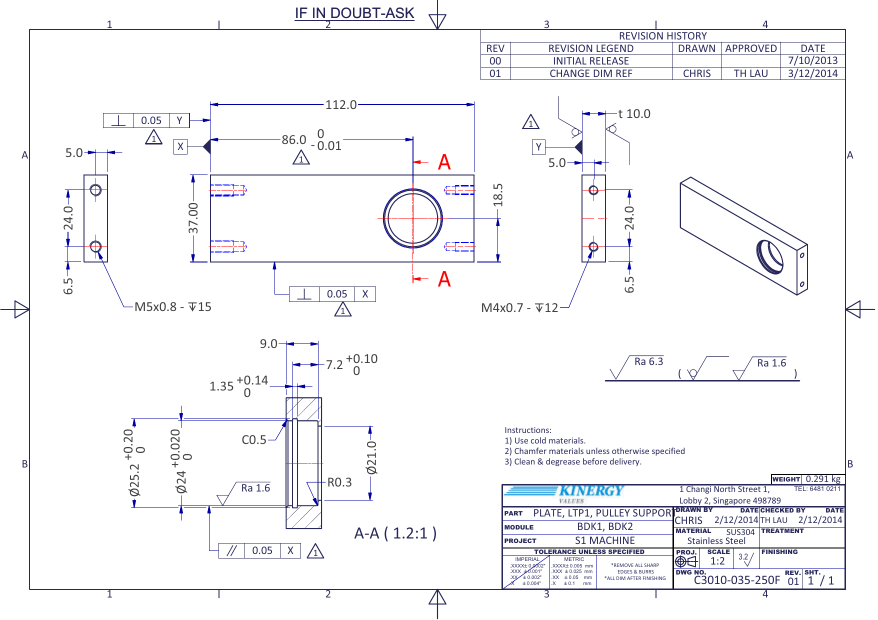
#> input picture dataset/yolo_titleblock/images/all/C3010-035-250F-01.png, 1755 x 1240 px (shown at 1/2 size); its folder holds only this picture in this run
$ python label_titleblocks.py
#> lines starting #> are read from the running program, lines starting #| are printed output that depends on the picture; after the words box and inside, x2 and y2 are one past the last pixel; in counts of white or black regions, pixels touching at a corner belong together
import argparse
import shutil
import sys
from pathlib import Path

sys.path.insert(0, str(Path(__file__).resolve().parent))

import cv2

from config import BASE_DIR


IMAGE_DIR = BASE_DIR / "dataset" / "yolo_titleblock" / "images" / "all"
LABEL_DIR = BASE_DIR / "dataset" / "yolo_titleblock" / "labels" / "all"
CLASS_ID = 0


class LabelState:
    def __init__(self):
        self.start = None
        self.current = None
        self.box = None
        self.dragging = False


# [30 lines left out: functions normalize_box, denormalize_box, not called in this run]


def label_path_for(image_path):
    return LABEL_DIR / f"{image_path.stem}.txt"


def load_existing_box(image_path, width, height):
    label_path = label_path_for(image_path)
    if not label_path.exists():
        return None

    text = label_path.read_text(encoding="utf-8").strip()
    if not text:
        return None

    parts = text.split()
    if len(parts) != 5:
        return None

    values = [float(value) for value in parts[1:]]
    return denormalize_box(values, width, height)


# [22 lines left out: functions save_box, delete_box, backup_labels, not called in this run]


def fit_to_screen(image, max_width, max_height):
    height, width = image.shape[:2]
    scale = min(max_width / width, max_height / height, 1.0)
    if scale == 1.0:
        return image.copy(), scale

    resized = cv2.resize(
        image,
        (int(width * scale), int(height * scale)),
        interpolation=cv2.INTER_AREA,
    )
    return resized, scale


def scale_box(box, scale):
    return tuple(int(value * scale) for value in box)


# [19 lines left out: functions unscale_box, mouse_callback, not called in this run]


def draw_view(display_image, state, image_path, index, total):
    view = display_image.copy()

    box = state.box
    if state.dragging and state.start and state.current:
        box = (*state.start, *state.current)

    if box:
        x1, y1, x2, y2 = box
        cv2.rectangle(view, (x1, y1), (x2, y2), (0, 220, 0), 2)

    instructions = [
        f"{index + 1}/{total} {image_path.name}",
        "Drag title block | S save | N next | P previous | D delete | Q quit",
    ]
    y = 28
    for line in instructions:
        cv2.putText(
            view,
            line,
            (14, y),
            cv2.FONT_HERSHEY_SIMPLEX,
            0.65,
            (0, 0, 0),
            4,
            cv2.LINE_AA,
        )
        cv2.putText(
            view,
            line,
            (14, y),
            cv2.FONT_HERSHEY_SIMPLEX,
            0.65,
            (255, 255, 255),
            1,
            cv2.LINE_AA,
        )
        y += 26

    return view


def main():
    parser = argparse.ArgumentParser(description="Simple YOLO title-block labeler.")
    parser.add_argument("--max-width", type=int, default=1600)
    parser.add_argument("--max-height", type=int, default=900)
    parser.add_argument("--backup", action="store_true")
    args = parser.parse_args()

    image_paths = sorted(IMAGE_DIR.glob("*.png"))
    if not image_paths:
        raise SystemExit(f"No images found in {IMAGE_DIR}. Run prepare_yolo_dataset.py first.")

    if args.backup:
        backup_labels()

    window_name = "Title Block Labeler"
    cv2.namedWindow(window_name, cv2.WINDOW_NORMAL)

    index = 0
    while 0 <= index < len(image_paths):
        image_path = image_paths[index]
        image = cv2.imread(str(image_path))
#> image is the input picture: shape (1240, 1755, 3); mean B, G, R 247.9, 245.2, 245.3
        if image is None:
            print(f"Skipping unreadable image: {image_path}")
            index += 1
            continue

        height, width = image.shape[:2]
#> height = 1240; width = 1755
        display_image, scale = fit_to_screen(image, args.max_width, args.max_height)
#> in fit_to_screen, `resized = cv2.resize( image, (int(width * scale), int(height * scale))..`:
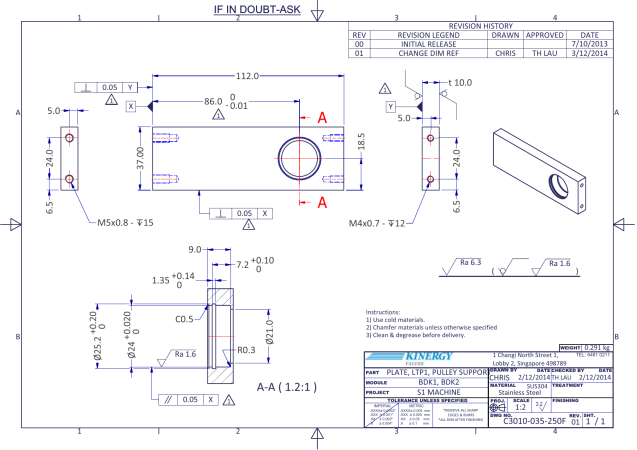
#> resized: shape (900, 1273, 3) (shown at 1/2 size); mean B, G, R 247.9, 245.2, 245.3
#> scale = 0.726
        state = LabelState()
        existing_box = load_existing_box(image_path, width, height)
        if existing_box:
            state.box = scale_box(existing_box, scale)

        cv2.setMouseCallback(window_name, mouse_callback, state)

        while True:
            view = draw_view(display_image, state, image_path, index, len(image_paths))
#> after the loop in draw_view, `for line in instructions:`:
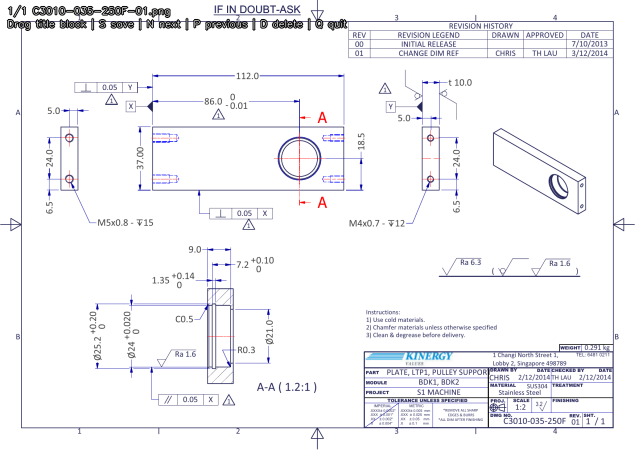
#> view: shape (900, 1273, 3) (shown at 1/2 size); 1.2% of pixels changed, all inside (x1, y1, x2, y2) = (13, 9, 696, 63)
#> after the loop in draw_view, `for line in instructions:`: y = 80
            cv2.imshow(window_name, view)
            key = cv2.waitKey(20) & 0xFF
#> (key q is pressed here)

            if key in (ord("q"), 27):
                cv2.destroyAllWindows()
                return

            if key == ord("s"):
                if not state.box:
                    print(f"No box to save for {image_path.name}")
                    continue
                save_box(image_path, unscale_box(state.box, scale), width, height)
                print(f"Saved: {label_path_for(image_path).name}")

            elif key == ord("d"):
                state.box = None
                delete_box(image_path)
                print(f"Deleted label: {label_path_for(image_path).name}")

            elif key == ord("n"):
                index += 1
                break

            elif key == ord("p"):
                index = max(0, index - 1)
                break

    cv2.destroyAllWindows()


if __name__ == "__main__":
    main()

$ run again, on dataset/yolo_titleblock/images/all/FAB-C-3060-010-9100_W3-C100807301-00.png
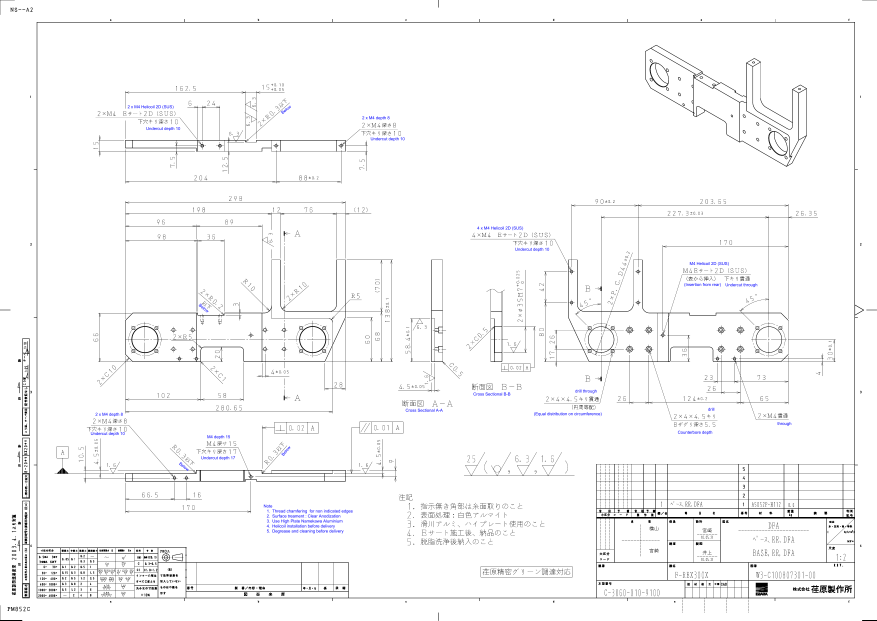
#> input picture dataset/yolo_titleblock/images/all/FAB-C-3060-010-9100_W3-C100807301-00.png, 3508 x 2481 px (shown at 1/4 size)
#> in main, image is the input picture: shape (2481, 3508, 3); mean B, G, R 248.5, 248, 248
#> in fit_to_screen, `resized = cv2.resize( image, (int(width * scale), int(height * scale))..`:
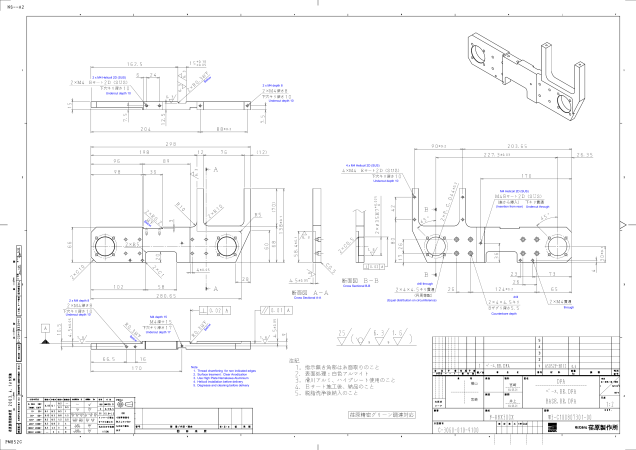
#> resized: shape (900, 1272, 3) (shown at 1/2 size); mean B, G, R 248.5, 248, 248
#> in main, `display_image, scale = fit_to_screen(image, args.max_width, args.max_h..`: scale = 0.363
#> after the loop in draw_view, `for line in instructions:`:
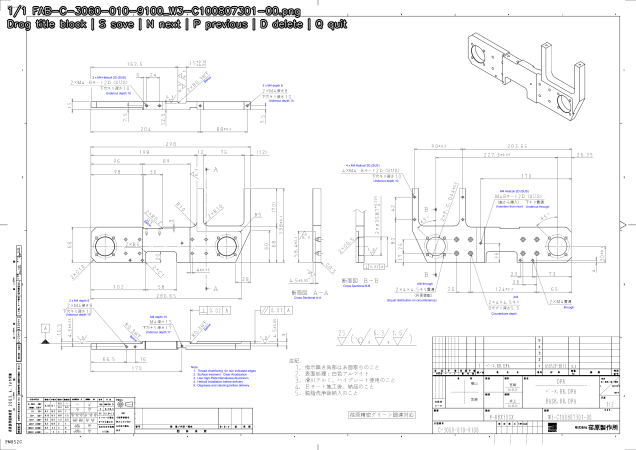
#> view: shape (900, 1272, 3) (shown at 1/2 size); 1.55% of pixels changed, all inside (x1, y1, x2, y2) = (13, 9, 696, 63)
#> after the loop in draw_view, `for line in instructions:`: y = 80

$ run again, on dataset/yolo_titleblock/images/all/W3-C081236901-00.png
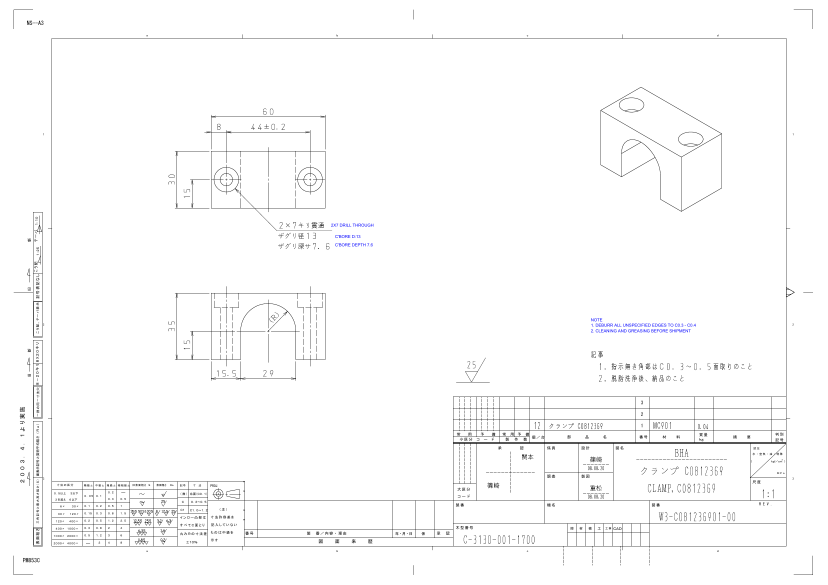
#> input picture dataset/yolo_titleblock/images/all/W3-C081236901-00.png, 2482 x 1755 px (shown at 1/3 size)
#> in main, image is the input picture: shape (1755, 2482, 3); mean B, G, R 251.1, 250.9, 250.9
#> in fit_to_screen, `resized = cv2.resize( image, (int(width * scale), int(height * scale))..`:
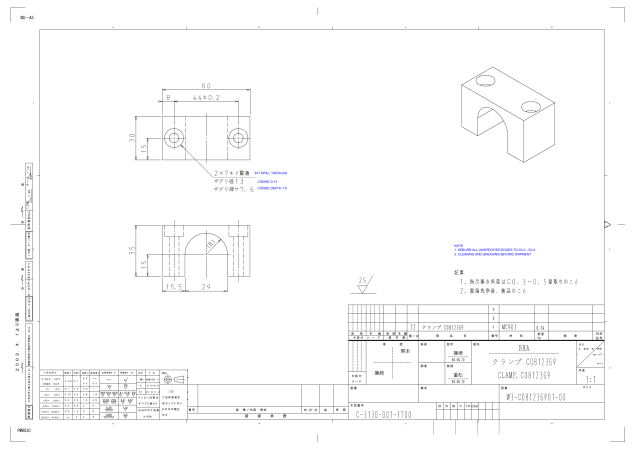
#> resized: shape (899, 1272, 3) (shown at 1/2 size); mean B, G, R 251.1, 250.9, 250.9
#> in main, `display_image, scale = fit_to_screen(image, args.max_width, args.max_h..`: scale = 0.513
#> after the loop in draw_view, `for line in instructions:`:
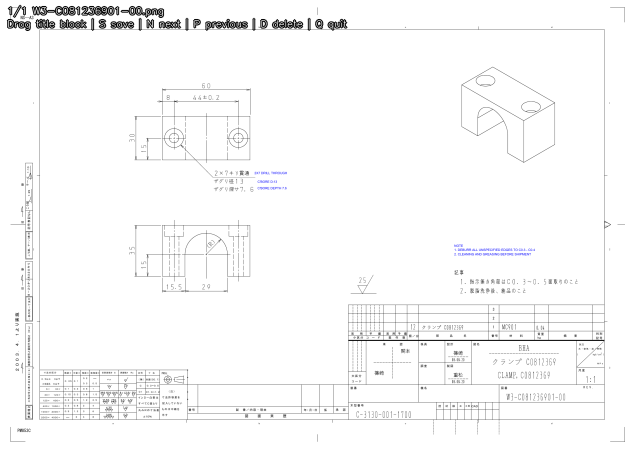
#> view: shape (899, 1272, 3) (shown at 1/2 size); 1.2% of pixels changed, all inside (x1, y1, x2, y2) = (13, 9, 696, 63)
#> after the loop in draw_view, `for line in instructions:`: y = 80

$ run again, on dataset/yolo_titleblock/images/all/W3-C081508901-00.png
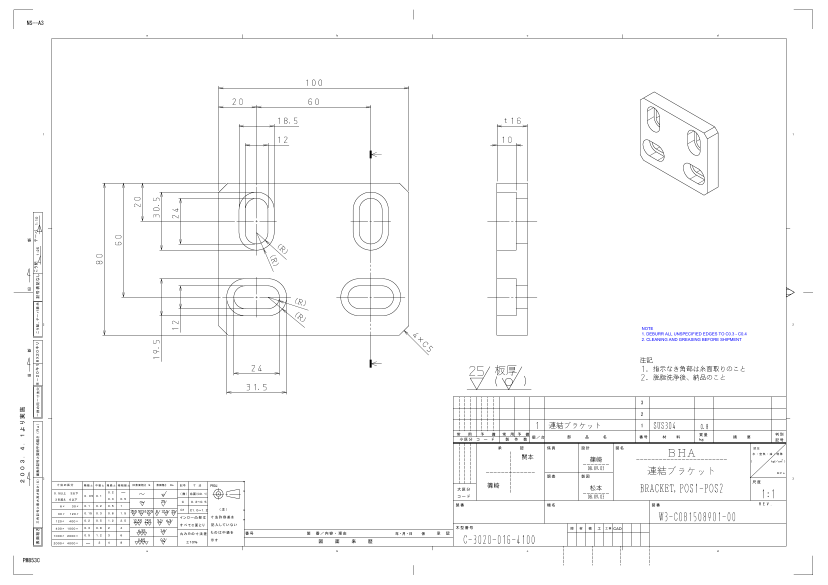
#> input picture dataset/yolo_titleblock/images/all/W3-C081508901-00.png, 2482 x 1755 px (shown at 1/3 size)
#> in main, image is the input picture: shape (1755, 2482, 3); mean B, G, R 250.4, 250.3, 250.3
#> in fit_to_screen, `resized = cv2.resize( image, (int(width * scale), int(height * scale))..`:
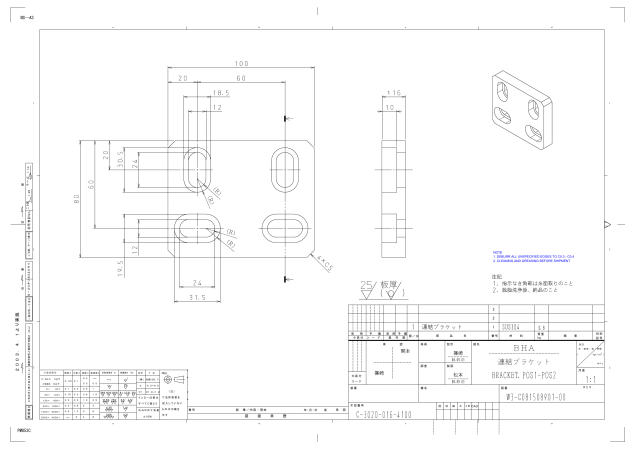
#> resized: shape (899, 1272, 3) (shown at 1/2 size); mean B, G, R 250.4, 250.3, 250.3
#> in main, `display_image, scale = fit_to_screen(image, args.max_width, args.max_h..`: scale = 0.513
#> after the loop in draw_view, `for line in instructions:`:
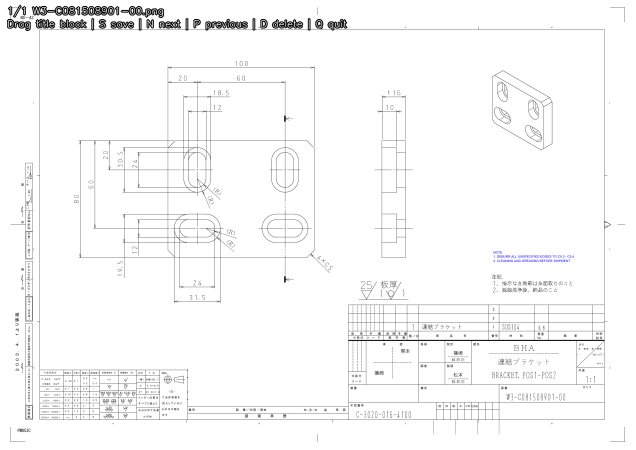
#> view: shape (899, 1272, 3) (shown at 1/2 size); 1.21% of pixels changed, all inside (x1, y1, x2, y2) = (13, 9, 696, 63)
#> after the loop in draw_view, `for line in instructions:`: y = 80

$ run again, on dataset/yolo_titleblock/images/all/C3020-060-201F-02.png
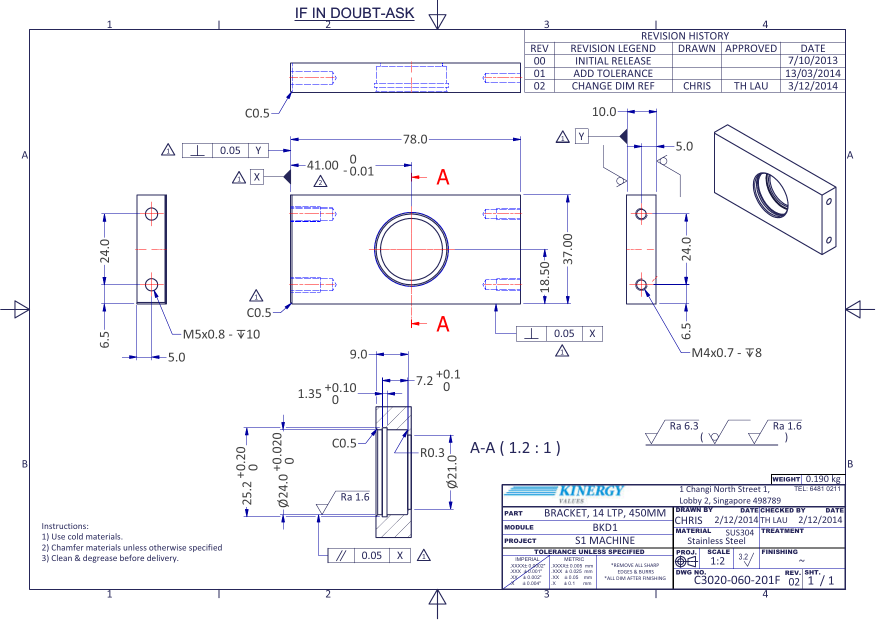
#> input picture dataset/yolo_titleblock/images/all/C3020-060-201F-02.png, 1755 x 1240 px (shown at 1/2 size)
#> in main, image is the input picture: shape (1240, 1755, 3); mean B, G, R 247.3, 244.3, 244.4
#> in fit_to_screen, `resized = cv2.resize( image, (int(width * scale), int(height * scale))..`:
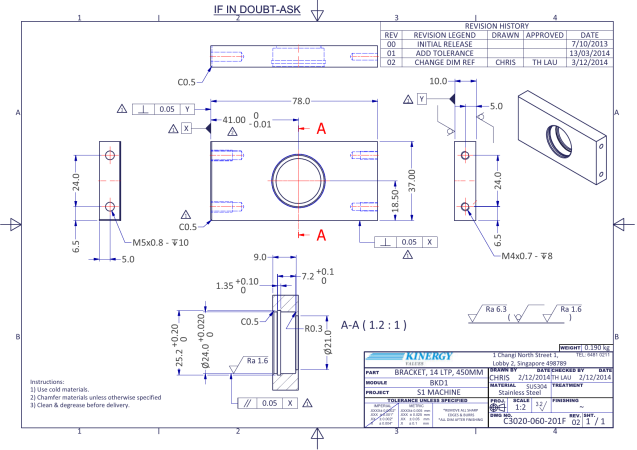
#> resized: shape (900, 1273, 3) (shown at 1/2 size); mean B, G, R 247.3, 244.3, 244.4
#> in main, `display_image, scale = fit_to_screen(image, args.max_width, args.max_h..`: scale = 0.726
#> after the loop in draw_view, `for line in instructions:`:
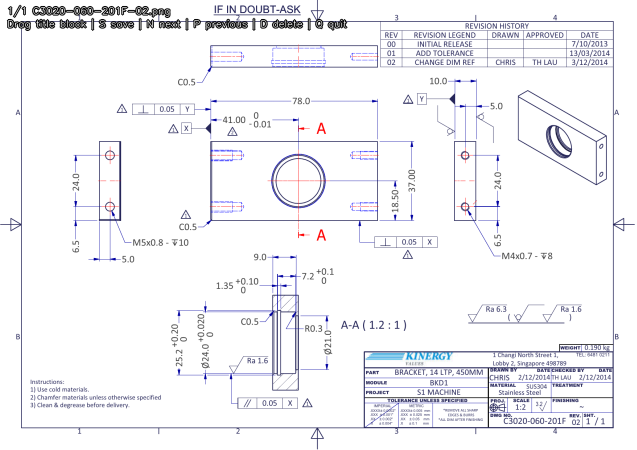
#> view: shape (900, 1273, 3) (shown at 1/2 size); 1.21% of pixels changed, all inside (x1, y1, x2, y2) = (13, 9, 696, 63)
#> after the loop in draw_view, `for line in instructions:`: y = 80
